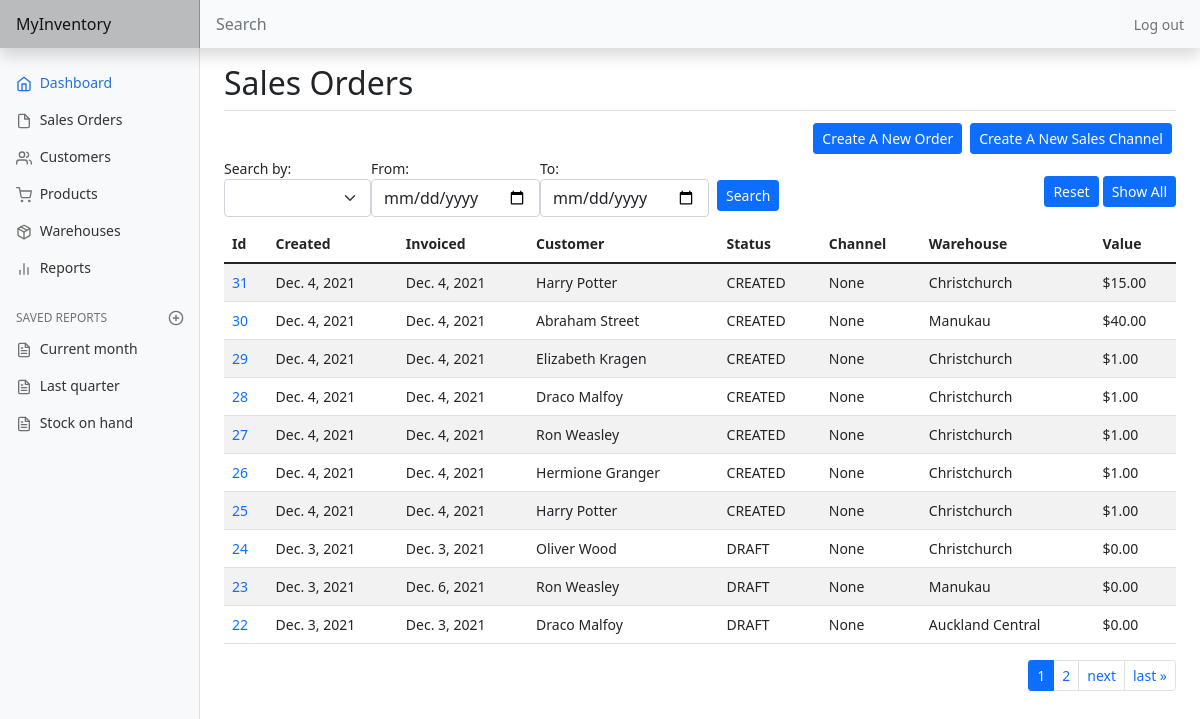
The app's page /order/list (signed in), older data.
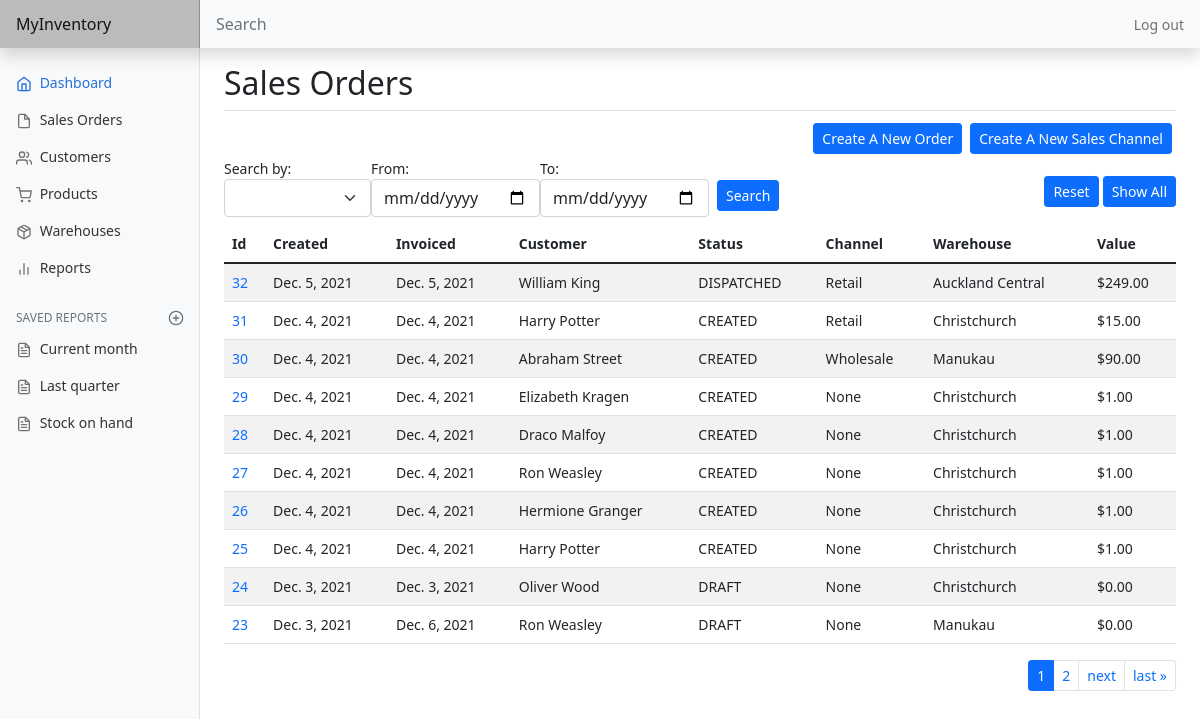
The same page, newer data.
### inventory/models.py (models this page shows, shortened)
class SalesOrder(models.Model):
    STATUS_CHOICES = [
        ('DRAFT', 'Draft'),
        ('CREATED', 'Created'),
        ('INVOICED', 'Invoiced'),
        ('DISPATCHED', 'Dispatched'),
        ('PAID', 'Paid'),
        ('CLOSED', 'Closed')
    ]
    user = models.ForeignKey(
        User, on_delete=models.CASCADE, related_name="sales_orders")
    customer = models.ForeignKey(
        Customer, on_delete=models.CASCADE, related_name="orders")
    created_date = models.DateField(default=date.today)
    invoice_date = models.DateField(default=date.today)
    invoice_number = models.IntegerField()
    channel = models.ForeignKey(
        SalesChannel, blank=True, null=True, on_delete=models.PROTECT)
    warehouse = models.ForeignKey(Warehouse, on_delete=models.PROTECT)
    reference = models.CharField(max_length=32, blank=True)
    status = models.CharField(
        max_length=32, choices=STATUS_CHOICES, default="CREATED")
    tracking = models.CharField(max_length=256, blank=True)
    timestamp = models.DateTimeField(auto_now_add=True)

class Customer(models.Model):
    user = models.ForeignKey(User, on_delete=CASCADE, related_name="customers")
    first_name = models.CharField(max_length=50)
    last_name = models.CharField(max_length=50)
    company = models.CharField(blank=True, max_length=100)
    email = models.EmailField()
    phone = models.CharField(blank=True, max_length=20)
    note = models.CharField(blank=True, max_length=256)
    billing_street = models.CharField(blank=True, max_length=128)
    billing_suburb = models.CharField(blank=True, max_length=64)
    billing_city = models.CharField(blank=True, max_length=64)
    billing_postcode = models.CharField(blank=True, max_length=8)
    billing_country = models.CharField(blank=True, max_length=64)
    shipping_street = models.CharField(blank=True, max_length=128)
    shipping_suburb = models.CharField(blank=True, max_length=64)
    shipping_city = models.CharField(blank=True, max_length=64)
    shipping_postcode = models.CharField(blank=True, max_length=6)
    shipping_country = models.CharField(blank=True, max_length=64)
    timestamp = models.DateTimeField(auto_now_add=True)

class Warehouse(models.Model):
    user = models.ForeignKey(
        User, on_delete=models.CASCADE, related_name="warehouses")
    warehouse = models.CharField(max_length=64)
    def __str__(self):
        return f"{ self.warehouse }"

class SalesChannel(models.Model):
    user = models.ForeignKey(
        User, on_delete=models.CASCADE, related_name="sales_channels")
    channel = models.CharField(max_length=64)
    def __str__(self):
        return f"{ self.channel }"

### inventory/views.py (the view)
# urls.py: path('order/list', views.order, name="order"),
@login_required
def order(request):
    sales_orders = SalesOrder.objects.filter(
        user=request.user).exclude(status='CLOSED').order_by('-id')
    for order in sales_orders:
        order.value = 0
        for item in SalesItem.objects.filter(order=order):
            order.value = order.value + item.sub_total()
    return render(request, "inventory/sales_order.html", {
        "form": SearchOrderForm(),
        "page_obj": paginate_items(request, sales_orders)
    })

### inventory/models.py
class SearchOrderForm(forms.Form):
    CHOICES = (
        ('', ''),
        ('CREATED_DATE', 'Created date'),
        ('INVOICE_DATE', 'Invoice date'),
    )
    date_type = forms.ChoiceField(label='Search by', choices=CHOICES, widget=forms.Select(
        attrs={'class': 'form-select'}), required=False)
    from_date = forms.DateField(
        label='From', widget=forms.DateInput(attrs={'class': 'form-control', 'type': 'date'}), required=False)
    to_date = forms.DateField(
        label='To', widget=forms.DateInput(attrs={'class': 'form-control', 'type': 'date'}), required=False)

### inventory/models.py (called while the page is built)
    def sub_total(self):
        return self.quantity * (1 - self.discount) * self.price

### inventory/util.py (called while the page is built)
def paginate_items(request, items):
    paginator = Paginator(items, ITEMS_PER_PAGE)
    page_number = request.GET.get('page')
    page_obj = paginator.get_page(page_number)
    return page_obj

### inventory/templates/inventory/sales_order.html (shortened to what this page needs)
{% extends 'inventory/layout.html' %}
{% load static %}
{% block body %}
    <h2>Sales Orders</h2>
    <div class="d-flex justify-content-end border-top pt-2">
        <a class="btn btn-sm btn-primary m-1" href="{% url 'create_order' %}">Create A New Order</a>
        <a class="btn btn-sm btn-primary m-1" href="{% url 'create_sales_channel' %}">Create A New Sales Channel</a>
    </div>
    <div class="d-flex justify-content-between flex-wrap">
        <form method="POST">
            <div class="d-flex flex-wrap justify-content-start align-items-center">
                {% for field in form %}
                    <div>
                        <div class="form-label">
                            {{ field.label_tag }}
                            {{ field }}
                        </div>
                    </div>
                {% endfor %}
                <div>
                    <input type="submit" id="search" value="Search" class="btn btn-sm btn-primary mt-2 ms-2">
                </div>
            </div>
        </form>
        <div class="d-flex justify-content-end align-items-center">
            <button type="button" id="reset" class="btn btn-sm btn-primary m-1">Reset</button>
            <button type="button" id="show_all" class="btn btn-sm btn-primary">Show All</button>
        </div>
    </div>
    {% if not page_obj.object_list %}
        <span class="pagination">No Orders.</span>
    {% else %}
        <div class="table-responsive-md">
            <table class="table table-striped table-hover">
                <thead>
                    <tr class="table-striped">
                        <th scope="col">Id</th>
                        <th scope="col">Created</th>
                        <th scope="col">Invoiced</th>
                        <th scope="col">Customer</th>
                        <th scope="col">Status</th>
                        <th scope="col">Channel</th>
                        <th scope="col">Warehouse</th>
                        <th scope="col">Value</th>
                    </tr>
                </thead>
                <tbody>
                    {% for order in page_obj %}
                        <tr class="table-striped">
                            <td><a class="edit-link" href="{% url 'edit_order' order.id %}">{{ order.id }}</a></td>
                            <td>{{ order.created_date }}</td>
                            <td>{{ order.invoice_date }}</td>
                            <td>{{ order.customer.first_name }} {{ order.customer.last_name }}</td>
                            <td>{{ order.status }}</td>
                            <td>{{ order.channel }}</td>
                            <td>{{ order.warehouse }}</td>
                            <td>${{ order.value|floatformat:2 }}</td>
                        </tr>
                    {% endfor %}
                </tbody>
            </table>
        </div>
        {% include 'inventory/pagination.html' %}
    {% endif %}
{% endblock %}

Row changes from the older to the newer data that the page shows:
no longer on this page (row unchanged): SalesOrder: id "22", created_date "Dec. 3, 2021", invoice_date "Dec. 3, 2021", customer.first_name "Draco", customer.last_name "Malfoy", status "DRAFT", channel "None", warehouse "Auckland Central", value "0.00"
added SalesOrder: id "32", created_date "Dec. 5, 2021", invoice_date "Dec. 5, 2021", customer.first_name "William", customer.last_name "King", status "DISPATCHED", channel "Retail", warehouse "Auckland Central", value "249.00"
changed SalesOrder id 31: channel "None" → "Retail"
changed SalesOrder "Abraham": channel "None" → "Wholesale"; value "40.00" → "90.00"
